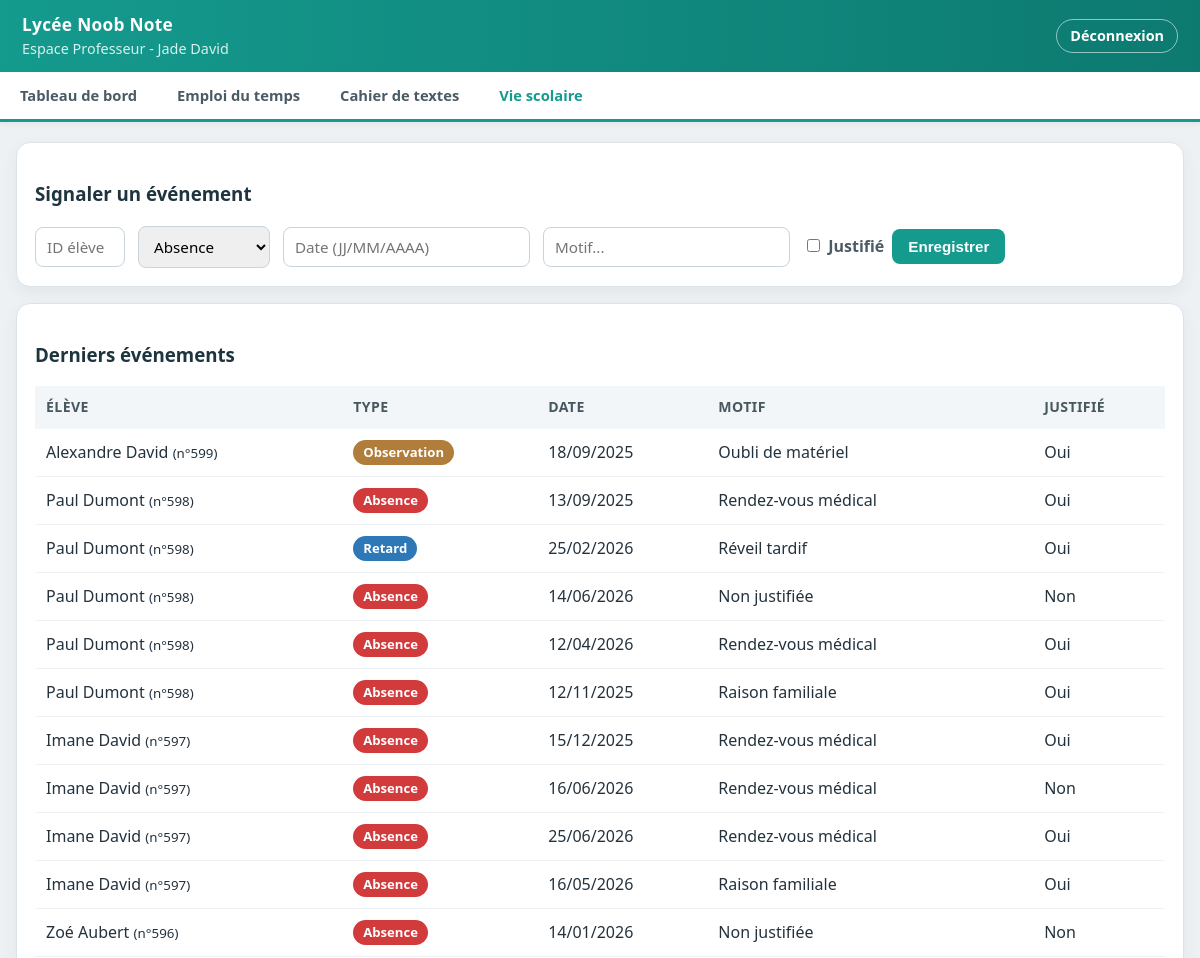
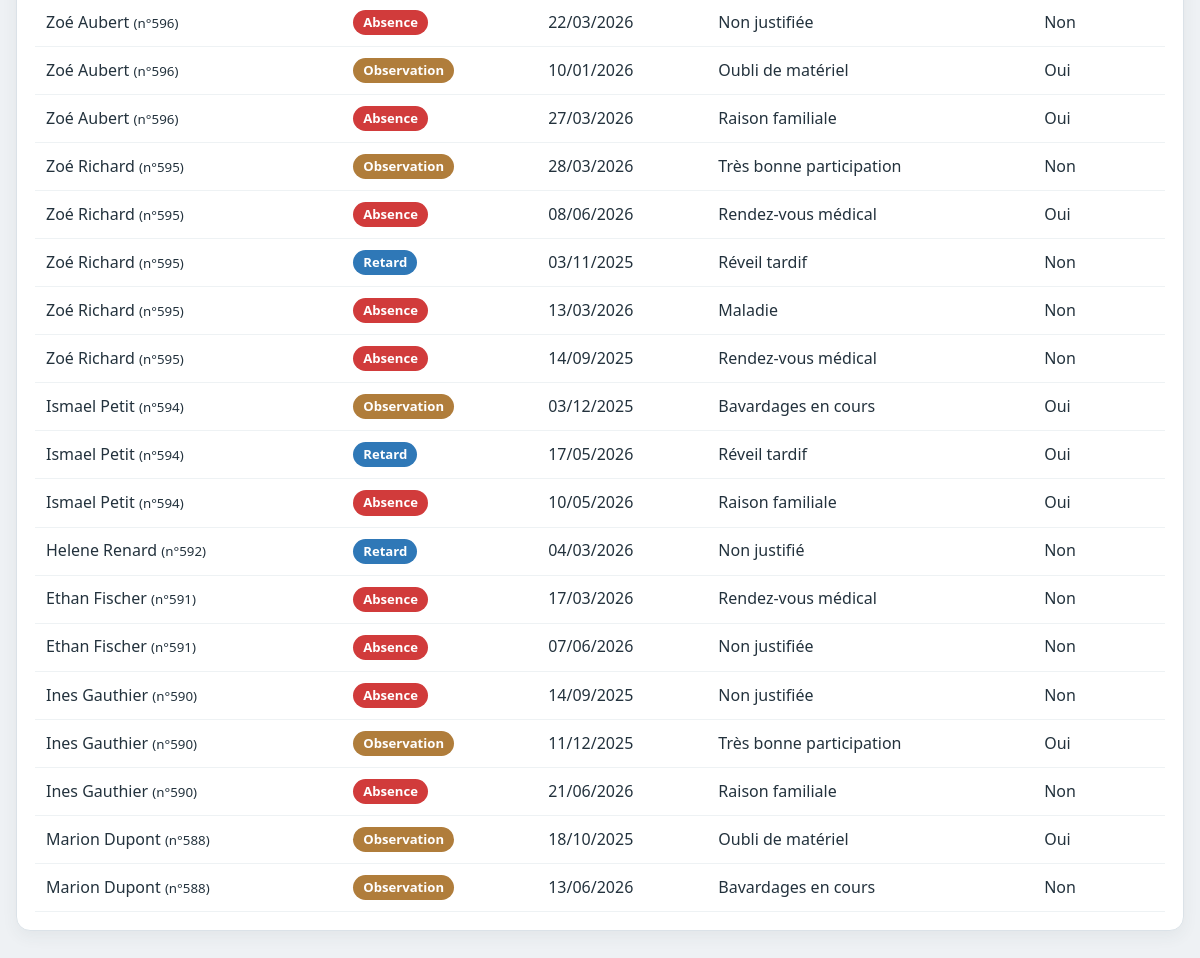
Screenshot of /prof/vie-scolaire (signed in) with the database file from the repository (2 pictures, top to bottom).
### tables this page shows
CREATE TABLE VieScolaire (
            id_evenement INTEGER PRIMARY KEY AUTOINCREMENT,
            id_eleve TEXT,
            type_evenement TEXT,
            date_evenement TEXT,
            motif TEXT,
            justifie INTEGER,
            FOREIGN KEY(id_eleve) REFERENCES Eleves(id_eleve)
        );

CREATE TABLE Eleves (
            id_eleve TEXT PRIMARY KEY,
            nom TEXT,
            prenom TEXT,
            date_naissance TEXT,
            mot_de_passe TEXT,
            id_classe INTEGER,
            FOREIGN KEY(id_classe) REFERENCES Classes(id_classe)
        );

### app.py (the view)
@app.route('/prof/vie-scolaire', methods=['GET', 'POST'])
@login_requis('PROF')
def prof_vie_scolaire():
    prof = prof_connecte()
    if request.method == 'POST':
        justifie = 1 if request.form.get('justifie') else 0
        prof.ajouter_evenement(request.form['id_eleve'], request.form['type_evenement'],
                               request.form['date_evenement'], request.form['motif'], justifie)
        flash("Événement enregistré.")
        return redirect(url_for('prof_vie_scolaire'))
    return render_template('prof_vie.html', onglet_actif='vie',
                           evenements=prof.lister_evenements_recents())

### app.py (called while the page is built)
@app.context_processor
def injecter_outils():
    return {
        'couleur_matiere': couleur_matiere,
        'jour_aujourdhui': JOURS_SEMAINE[datetime.now().weekday()] if datetime.now().weekday() < 5 else None,
    }

def executer_sql(sql, params=(), fetch=False, commit=False):
    with sqlite3.connect(DB_PATH) as conn:
        cur = conn.cursor()
        cur.execute(sql, params)
        if commit:
            conn.commit()
        return cur.fetchall() if fetch else None

def login_requis(role=None):
    def decorateur(fonction):
        @wraps(fonction)
        def enveloppe(*args, **kwargs):
            utilisateur = session.get('user')
            if not utilisateur or (role and utilisateur['role'] != role):
                return redirect(url_for('login'))
            return fonction(*args, **kwargs)
        return enveloppe
    return decorateur

def prof_connecte():
    u = session['user']
    return Professeur(u['id'], u['nom'], u['prenom'])

    def _executer(self, sql, params=(), fetch=False, commit=False):
        return executer_sql(sql, params, fetch=fetch, commit=commit)

    def lister_evenements_recents(self):
        sql = '''SELECT Eleves.id_eleve, Eleves.nom, Eleves.prenom,
                        VieScolaire.type_evenement, VieScolaire.date_evenement,
                        VieScolaire.motif, VieScolaire.justifie
                 FROM VieScolaire JOIN Eleves ON VieScolaire.id_eleve = Eleves.id_eleve
                 ORDER BY VieScolaire.id_evenement DESC LIMIT 30'''
        lignes = self._executer(sql, fetch=True)
        return [{'id_eleve': i, 'nom': n, 'prenom': p, 'type': t,
                 'date': d, 'motif': mo, 'justifie': ju}
                for i, n, p, t, d, mo, ju in lignes]

### templates/prof_vie.html (shortened to what this page needs)
{% extends "base_prof.html" %}
{% block contenu %}
<div class="card">
    <h3>Signaler un événement</h3>
    <form method="POST" action="{{ url_for('prof_vie_scolaire') }}" class="form-inline">
        <input type="text" name="id_eleve" placeholder="ID élève" required style="width: 90px;">
        <select name="type_evenement">
            <option value="Absence">Absence</option>
        </select>
        <input type="text" name="date_evenement" placeholder="Date (JJ/MM/AAAA)" required>
        <input type="text" name="motif" placeholder="Motif..." style="min-width: 200px;" required>
        <label style="font-weight:600; color:#4a5b66;">
            <input type="checkbox" name="justifie" value="1" style="margin-right:4px;"> Justifié
        </label>
        <button type="submit">Enregistrer</button>
    </form>
</div>
<div class="card">
    <h3>Derniers événements</h3>
    <table>
        <thead>
            <tr>
                <th>Élève</th>
                <th>Type</th>
                <th>Date</th>
                <th>Motif</th>
                <th>Justifié</th>
            </tr>
        </thead>
        <tbody>
            {% for e in evenements %}
            <tr>
                <td>{{ e.prenom }} {{ e.nom }} <small>(n°{{ e.id_eleve }})</small></td>
                <td><span class="etiquette-vie type-{{ e.type|lower }}">{{ e.type }}</span></td>
                <td>{{ e.date }}</td>
                <td>{{ e.motif }}</td>
                <td>{{ 'Oui' if e.justifie else 'Non' }}</td>
            </tr>
            {% else %}
            <tr><td colspan="5">Aucun événement enregistré.</td></tr>
            {% endfor %}
        </tbody>
    </table>
</div>
{% endblock %}

### static/css/style.css (style rules this page uses)
:root { --fond-page: #eef1f4; --fond-carte: #ffffff; --bordure: #dbe2e8; --texte-principal: #23323d; --texte-secondaire: #64757f; --pronote: #159a8e; --pronote-fonce: #0d7a70; --pronote-clair: #e3f5f2; --barre-foncee: #2f3a42; --danger: #d13b3b; --info: #2f78b7; }
* { box-sizing: border-box; }
body { margin: 0; font-family: 'Segoe UI', Tahoma, Geneva, Verdana, sans-serif; color: var(--texte-principal); background: var(--fond-page); line-height: 1.45; }
h2, h3, h4 { color: #1e343f; }
.card { background: var(--fond-carte); border: 1px solid var(--bordure); border-radius: 14px; padding: 18px; margin-bottom: 16px; box-shadow: 0 6px 16px rgba(43, 60, 75, 0.06); }
input, select { padding: 9px 11px; border: 1px solid #c9d3db; border-radius: 8px; margin-right: 5px; font-size: 0.95rem; font-family: inherit; }
button, .btn-login { border: none; border-radius: 8px; cursor: pointer; padding: 9px 16px; color: #fff; background: var(--pronote); font-weight: 600; font-size: 0.95rem; transition: background 0.15s; }
.form-inline { display: flex; gap: 8px; flex-wrap: wrap; align-items: center; }
table { width: 100%; border-collapse: collapse; }
th { text-align: left; background: #f2f6f8; color: #47585f; padding: 11px; font-size: 0.88rem; text-transform: uppercase; letter-spacing: 0.4px; }
td { border-bottom: 1px solid #eef2f4; padding: 11px; }
.etiquette-vie { display: inline-block; padding: 3px 10px; border-radius: 20px; font-size: 0.82rem; font-weight: 700; color: #fff; }
.etiquette-vie.type-absence { background: var(--danger); }
.etiquette-vie.type-retard { background: var(--info); }
.etiquette-vie.type-observation { background: #b07d3b; }

### rows the page displays
VieScolaire: prenom "Alexandre", nom "David", id_eleve "599", type "Observation", date "18/09/2025", motif "Oubli de matériel", justifie "Oui"
VieScolaire: prenom "Paul", nom "Dumont", id_eleve "598", type "Absence", date "13/09/2025", motif "Rendez-vous médical", justifie "Oui"
VieScolaire: prenom "Paul", nom "Dumont", id_eleve "598", type "Retard", date "25/02/2026", motif "Réveil tardif", justifie "Oui"
VieScolaire: prenom "Paul", nom "Dumont", id_eleve "598", type "Absence", date "14/06/2026", motif "Non justifiée", justifie "Non"
VieScolaire: prenom "Paul", nom "Dumont", id_eleve "598", type "Absence", date "12/04/2026", motif "Rendez-vous médical", justifie "Oui"
VieScolaire: prenom "Paul", nom "Dumont", id_eleve "598", type "Absence", date "12/11/2025", motif "Raison familiale", justifie "Oui"
VieScolaire: prenom "Imane", nom "David", id_eleve "597", type "Absence", date "15/12/2025", motif "Rendez-vous médical", justifie "Oui"
VieScolaire: prenom "Imane", nom "David", id_eleve "597", type "Absence", date "16/06/2026", motif "Rendez-vous médical", justifie "Non"
VieScolaire: prenom "Imane", nom "David", id_eleve "597", type "Absence", date "25/06/2026", motif "Rendez-vous médical", justifie "Oui"
VieScolaire: prenom "Imane", nom "David", id_eleve "597", type "Absence", date "16/05/2026", motif "Raison familiale", justifie "Oui"
VieScolaire: prenom "Zoé", nom "Aubert", id_eleve "596", type "Absence", date "14/01/2026", motif "Non justifiée", justifie "Non"
VieScolaire: prenom "Zoé", nom "Aubert", id_eleve "596", type "Absence", date "22/03/2026", motif "Non justifiée", justifie "Non"
VieScolaire: prenom "Zoé", nom "Aubert", id_eleve "596", type "Observation", date "10/01/2026", motif "Oubli de matériel", justifie "Oui"
VieScolaire: prenom "Zoé", nom "Aubert", id_eleve "596", type "Absence", date "27/03/2026", motif "Raison familiale", justifie "Oui"
VieScolaire: prenom "Zoé", nom "Richard", id_eleve "595", type "Observation", date "28/03/2026", motif "Très bonne participation", justifie "Non"
VieScolaire: prenom "Zoé", nom "Richard", id_eleve "595", type "Absence", date "08/06/2026", motif "Rendez-vous médical", justifie "Oui"
VieScolaire: prenom "Zoé", nom "Richard", id_eleve "595", type "Retard", date "03/11/2025", motif "Réveil tardif", justifie "Non"
VieScolaire: prenom "Zoé", nom "Richard", id_eleve "595", type "Absence", date "13/03/2026", motif "Maladie", justifie "Non"
VieScolaire: prenom "Zoé", nom "Richard", id_eleve "595", type "Absence", date "14/09/2025", motif "Rendez-vous médical", justifie "Non"
VieScolaire: prenom "Ismael", nom "Petit", id_eleve "594", type "Observation", date "03/12/2025", motif "Bavardages en cours", justifie "Oui"
VieScolaire: prenom "Ismael", nom "Petit", id_eleve "594", type "Retard", date "17/05/2026", motif "Réveil tardif", justifie "Oui"
VieScolaire: prenom "Ismael", nom "Petit", id_eleve "594", type "Absence", date "10/05/2026", motif "Raison familiale", justifie "Oui"
VieScolaire: prenom "Helene", nom "Renard", id_eleve "592", type "Retard", date "04/03/2026", motif "Non justifié", justifie "Non"
VieScolaire: prenom "Ethan", nom "Fischer", id_eleve "591", type "Absence", date "17/03/2026", motif "Rendez-vous médical", justifie "Non"
VieScolaire: prenom "Ethan", nom "Fischer", id_eleve "591", type "Absence", date "07/06/2026", motif "Non justifiée", justifie "Non"
VieScolaire: prenom "Ines", nom "Gauthier", id_eleve "590", type "Absence", date "14/09/2025", motif "Non justifiée", justifie "Non"
VieScolaire: prenom "Ines", nom "Gauthier", id_eleve "590", type "Observation", date "11/12/2025", motif "Très bonne participation", justifie "Oui"
VieScolaire: prenom "Ines", nom "Gauthier", id_eleve "590", type "Absence", date "21/06/2026", motif "Raison familiale", justifie "Non"
VieScolaire: prenom "Marion", nom "Dupont", id_eleve "588", type "Observation", date "18/10/2025", motif "Oubli de matériel", justifie "Oui"
VieScolaire: prenom "Marion", nom "Dupont", id_eleve "588", type "Observation", date "13/06/2026", motif "Bavardages en cours", justifie "Non"

### other values shown
{{ session.user.prenom }} "Jade"
{{ session.user.nom }} "David"
